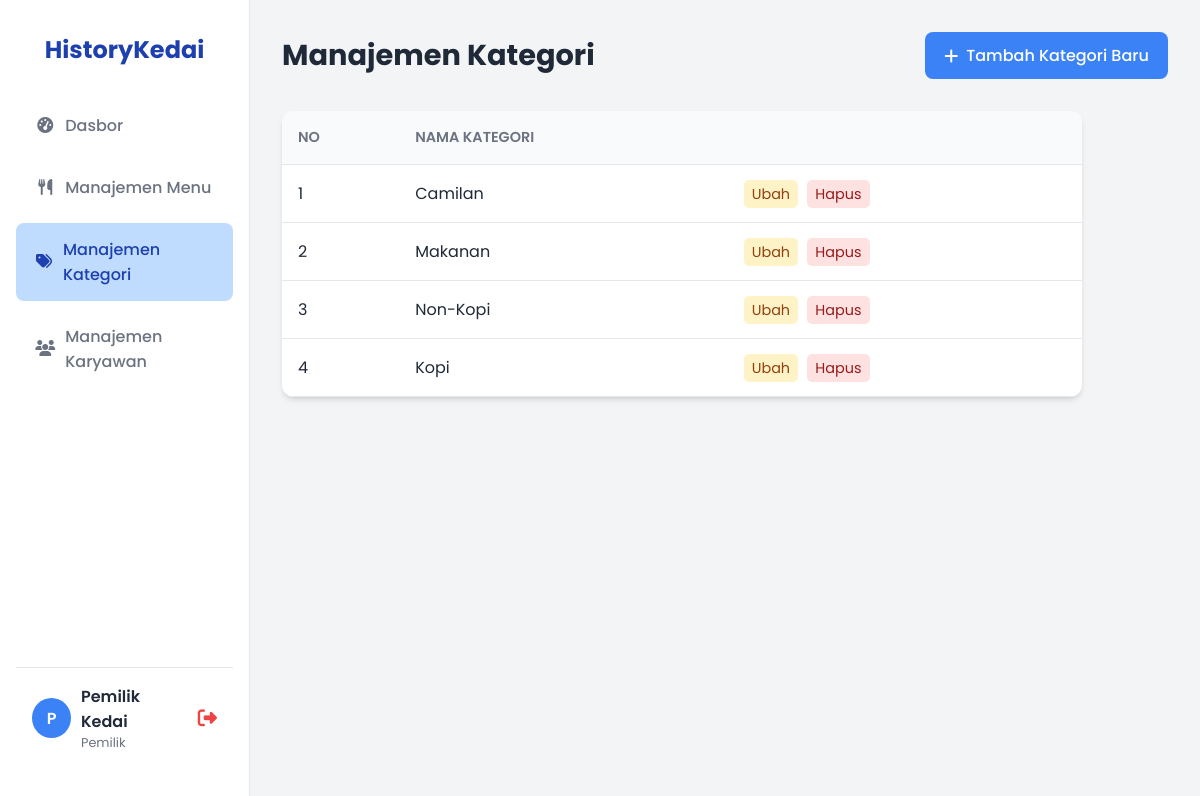
The page /kategori_tampil.php (signed in) on the database its author committed.
### tables this page shows
CREATE TABLE IF NOT EXISTS `Kategori` (
  `id_kategori` INT(11) NOT NULL AUTO_INCREMENT,
  `nama_kategori` VARCHAR(100) NOT NULL,
  `status_kategori` VARCHAR(20) NOT NULL DEFAULT 'Tersedia',
  PRIMARY KEY (`id_kategori`)
);

### kategori_tampil.php (the view, shortened to what this page needs)
<?php
include 'koneksi.php';
$sql = "SELECT * FROM Kategori WHERE status_kategori = 'Tersedia' ORDER BY id_kategori DESC";
$query = mysqli_query($koneksi, $sql);
?>
<!DOCTYPE html>
<html lang="id">
<head>
    <link rel="stylesheet" href="https://cdnjs.cloudflare.com/ajax/libs/font-awesome/6.5.1/css/all.min.css">
</head>
<body>
<aside class="sidebar">
    <div class="logo">HistoryKedai</div>
    <nav class="sidebar-nav">
        <?php
        $jabatan = $_SESSION['jabatan'];
        $halaman_ini = basename($_SERVER['PHP_SELF']);
        ?>
        <a href="dashboard.php"
           class="<?php echo ($halaman_ini == 'dashboard.php') ? 'active' : ''; ?>">
            <span class="icon"><i class="fas fa-tachometer-alt"></i></span> Dasbor
        </a>
        <?php if ($jabatan == 'Pemilik'): ?>
            <a href="menu_tampil.php"
               class="<?php echo (strpos($halaman_ini, 'menu_') === 0) ? 'active' : ''; ?>">
                <span class="icon"><i class="fas fa-utensils"></i></span> Manajemen Menu
            </a>
            <a href="kategori_tampil.php"
               class="<?php echo (strpos($halaman_ini, 'kategori_') === 0) ? 'active' : ''; ?>">
                <span class="icon"><i class="fas fa-tags"></i></span> Manajemen Kategori
            </a>
            <a href="karyawan_tampil.php"
               class="<?php echo (strpos($halaman_ini, 'karyawan_') === 0) ? 'active' : ''; ?>">
                <span class="icon"><i class="fas fa-users"></i></span> Manajemen Karyawan
            </a>
        <?php endif; ?>
    </nav>
    <div class="user-profile">
        <div class="avatar"><?php echo substr($_SESSION['nama'], 0, 1); ?></div>
        <div>
            <div class="name"><?php echo htmlspecialchars($_SESSION['nama']); ?></div>
            <div class="role"><?php echo htmlspecialchars($_SESSION['jabatan']); ?></div>
        </div>
        <a href="logout.php" class="logout-btn"><i class="fas fa-sign-out-alt"></i></a>
    </div>
</aside>
    <main class="main-content">
        <div class="main-header">
            <h1>Manajemen Kategori</h1>
            <a href="kategori_tambah.php" class="btn-tambah"><i class="fas fa-plus"></i> Tambah Kategori Baru</a>
        </div>
        <div class="table-container">
            <table>
                <thead>
                    <tr>
                        <th>No</th>
                        <th>Nama Kategori</th>
                        <th></th>
                    </tr>
                </thead>
                <tbody>
                    <?php
                    $no = 1;
                    while ($data = mysqli_fetch_array($query)) {
                    ?>
                        <tr>
                            <td><?php echo $no++; ?></td>
                            <td><?php echo htmlspecialchars($data['nama_kategori']); ?></td>
                            <td class="action-links">
                                <a href="kategori_ubah.php?id=<?php echo $data['id_kategori']; ?>" class="ubah">Ubah</a>
                                <a href="kategori_hapus.php?id=<?php echo $data['id_kategori']; ?>" class="hapus" onclick="return confirm('Yakin ingin menghapus kategori ini?')">Hapus</a>
                            </td>
                        </tr>
                    <?php } ?>
                </tbody>
            </table>
        </div>
    </main>
</body>
</html>

### kategori_tampil.php (style rules this page uses)
:root { --color-blue-primary: #3B82F6; --color-blue-secondary: #BFDBFE; --color-blue-dark: #1E40AF; --color-bg: #F3F4F6; --color-surface: #FFFFFF; --color-text-dark: #1F2937; --color-text-muted: #6B7280; --color-success: #10B981; --color-warning: #F59E0B; --color-danger: #EF4444; --shadow: 0 4px 6px -1px rgb(0 0 0 / 0.1), 0 2px 4px -2px rgb(0 0 0 / 0.1); --border-radius: 12px; --font-body: 'Poppins', sans-serif; }
* { box-sizing: border-box; }
body { font-family: var(--font-body); margin: 0; background-color: var(--color-bg); color: var(--color-text-dark); display: flex; }
.sidebar { width: 250px; background: var(--color-surface); height: 100vh; padding: 2rem 1rem; display: flex; flex-direction: column; border-right: 1px solid #E5E7EB; position: fixed; }
.sidebar .logo { font-weight: 700; font-size: 1.5rem; color: var(--color-blue-dark); margin-bottom: 2rem; text-align: center; }
.sidebar-nav a { display: flex; align-items: center; gap: 10px; padding: 0.9rem 1.2rem; text-decoration: none; color: var(--color-text-muted); font-weight: 500; border-radius: 8px; margin-bottom: 0.5rem; transition: all 0.2s ease; }
.sidebar-nav a:hover, .sidebar-nav a.active { background-color: var(--color-blue-secondary); color: var(--color-blue-dark); }
.sidebar-nav a .icon { width: 20px; text-align: center; }
.user-profile { margin-top: auto; display: flex; align-items: center; gap: 10px; padding: 1rem; border-top: 1px solid #E5E7EB; }
.user-profile .avatar { width: 40px; height: 40px; border-radius: 50%; background: var(--color-blue-primary); color: white; display: flex; align-items: center; justify-content: center; font-weight: 600; }
.user-profile .name { font-weight: 600; }
.user-profile .role { font-size: 0.8em; color: var(--color-text-muted); }
.logout-btn { color: var(--color-danger); text-decoration: none; margin-left: auto; font-size: 1.2em; }
.main-content { margin-left: 250px; flex-grow: 1; padding: 2rem; }
.main-header { display: flex; justify-content: space-between; align-items: center; margin-bottom: 2rem; }
.main-header h1 { margin: 0; font-size: 1.8rem; }
.btn-tambah { background-color: var(--color-blue-primary); color: white; padding: 0.7rem 1.2rem; border-radius: 8px; text-decoration: none; font-weight: 500; display: inline-flex; align-items: center; gap: 8px; transition: background-color 0.2s ease; }
.table-container { background: var(--color-surface); border-radius: var(--border-radius); box-shadow: var(--shadow); overflow: hidden; max-width: 800px; }
table { width: 100%; border-collapse: collapse; }
th, td { padding: 1rem; text-align: left; border-bottom: 1px solid #E5E7EB; }
thead th { background-color: #F9FAFB; color: var(--color-text-muted); font-weight: 600; font-size: 0.9em; text-transform: uppercase; }
.action-links a { text-decoration: none; padding: 4px 8px; border-radius: 5px; font-size: 0.9em; margin-right: 5px; }
.action-links .ubah { background-color: #FEF3C7; color: #92400E; }
.action-links .hapus { background-color: #FEE2E2; color: #991B1B; }

### rows shown on the page
kategori: nama_kategori "Camilan"
kategori: nama_kategori "Makanan"
kategori: nama_kategori "Non-Kopi"
kategori: nama_kategori "Kopi"

### other values the page prints
substr($_SESSION['nama'], 0, 1) "P"
$_SESSION['nama'] "Pemilik Kedai"
$_SESSION['jabatan'] "Pemilik"
